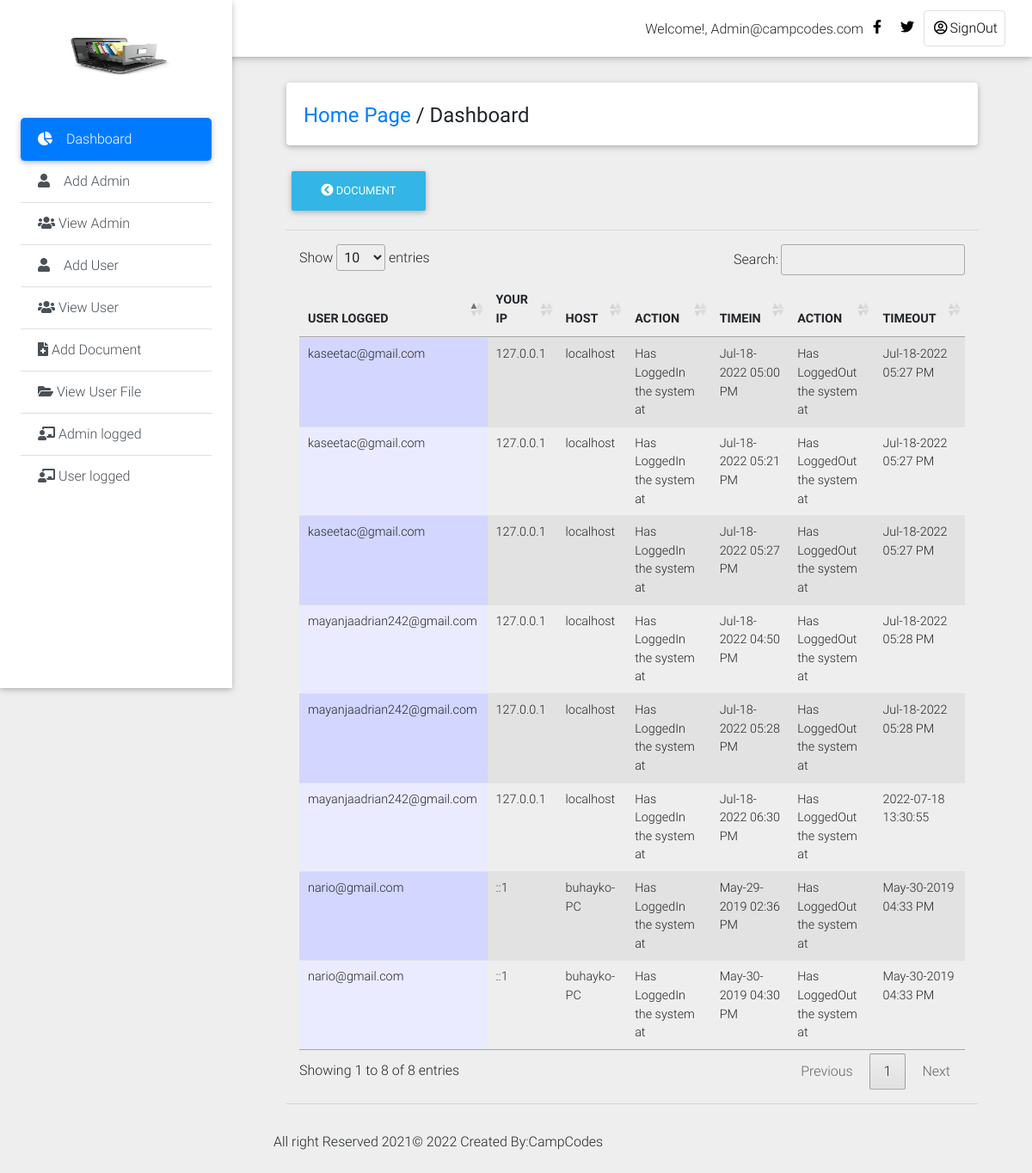
Screenshot of /Private_Dashboard/user_log.php (signed in) with the database file from the repository.
### tables this page shows
CREATE TABLE `history_log` (
  `log_id` int(11) NOT NULL,
  `id` int(11) NOT NULL,
  `email_address` text NOT NULL,
  `action` varchar(100) NOT NULL,
  `actions` varchar(200) NOT NULL DEFAULT 'Has LoggedOut the system at',
  `ip` text NOT NULL,
  `host` text NOT NULL,
  `login_time` varchar(200) NOT NULL DEFAULT current_timestamp(),
  `logout_time` varchar(200) NOT NULL DEFAULT current_timestamp()
);

### Private_Dashboard/user_log.php (the view, shortened to what this page needs)
<!DOCTYPE html>
<html lang="en">
<head>
  <link rel="stylesheet" href="https://use.fontawesome.com/releases/v5.8.1/css/all.css">
  <link href="css/bootstrap.min.css" rel="stylesheet">
  <link href="css/mdb.min.css" rel="stylesheet">
  <link href="css/style.min.css" rel="stylesheet">
    <link rel="stylesheet" type="text/css" href="medias/css/dataTable.css" />
</head>
<body class="grey lighten-3">
  <header>
    <nav class="navbar fixed-top navbar-expand-lg navbar-light white scrolling-navbar">
      <div class="container-fluid">
        <div class="collapse navbar-collapse" id="navbarSupportedContent">
            <?php
             require_once("include/connection.php");
               $id = mysqli_real_escape_string($conn,$_SESSION['admin_user']);
              $r = mysqli_query($conn,"SELECT * FROM admin_login where id = '$id'") or die (mysqli_error($con));
              $row = mysqli_fetch_array($r);
               $id=$row['admin_user'];
            ?>
          <ul class="navbar-nav nav-flex-icons">
                <li style="margin-top: 10px;">Welcome!,</font> <?php echo ucwords(htmlentities($id)); ?></li>
            <li class="nav-item">
              <a href="#" class="nav-link waves-effect" target="_blank">
                <i class="fab fa-facebook-f"></i>
              </a>
            </li>
            <li class="nav-item">
              <a href="#" class="nav-link waves-effect" target="_blank">
                <i class="fab fa-twitter"></i>
              </a>
            </li>
            <li class="nav-item">
              <a href="logout.php" class="nav-link border border-light rounded waves-effect">
               <i class="far fa-user-circle"></i>SignOut
              </a>
            </li>
          </ul>
        </div>
      </div>
    </nav>
    <div class="sidebar-fixed position-fixed">
      <a class="logo-wrapper waves-effect">
        <img src="img/images.jpg" width="150px" height="200px;" class="img-fluid" alt="">
      </a>
       <div class="list-group list-group-flush">
        <a href="dashboard.php" class="list-group-item active waves-effect">
          <i class="fas fa-chart-pie mr-3"></i>Dashboard
        </a>
         <a href="#" class="list-group-item list-group-item-action waves-effect"  data-toggle="modal" data-target="#modalRegisterForm">
          <i class="fas fa-user mr-3"></i>Add Admin</a>
            <a href="view_admin.php" class="list-group-item list-group-item-action waves-effect">
          <i class="fas fa-users"></i> View Admin</a>
        <a href="#" class="list-group-item list-group-item-action waves-effect" data-toggle="modal" data-target="#modalRegisterForm2">
          <i class="fas fa-user mr-3"></i>Add User</a>
           <a href="view_user.php" class="list-group-item list-group-item-action waves-effect">
          <i class="fas fa-users"></i>  View User</a>
        <a href="add_document.php" class="list-group-item list-group-item-action waves-effect">
          <i class="fas fa-file-medical"></i> Add Document</a>
        <a href="view_userfile.php" class="list-group-item list-group-item-action waves-effect">
          <i class="fas fa-folder-open"></i> View User File</a>
            <a href="admin_log.php" class="list-group-item list-group-item-action waves-effect">
          <i class="fas fa-chalkboard-teacher"></i> Admin logged</a>
              <a href="user_log.php" class="list-group-item list-group-item-action waves-effect">
          <i class="fas fa-chalkboard-teacher"></i> User logged</a>
      </div>
    </div>
  </header>
  <main class="pt-5 mx-lg-5">
    <div class="container-fluid mt-5">
      <div class="card mb-4 wow fadeIn">
        <div class="card-body d-sm-flex justify-content-between">
          <h4 class="mb-2 mb-sm-0 pt-1">
            <a href="dashboard.php">Home Page</a>
            <span>/</span>
            <span>Dashboard</span>
          </h4>
        </div>
      </div>
      <div class="">
    <a href="add_document.php"><button type="button" class="btn btn-info"><i class="fas fa-chevron-circle-left"></i>  Document</button></a>
    </div>
<hr>
 <div class="col-md-12">
  <table id="dtable" class = "table table-striped" style="">
     <thead>
    <th>USER LOGGED</th>
     <th>YOUR IP</th>
     <th>HOST</th>
     <th>ACTION</th>
     <th>TIMEIN</th>
     <th>ACTION</th>
     <th>TIMEOUT</th>
</thead>
<tbody>
    <tr>
        <?php
        require_once("include/connection.php");
      $query = mysqli_query($conn,"SELECT * from history_log") or die (mysqli_error($conn));
      while($file=mysqli_fetch_array($query)){
         $name =  $file['email_address'];
         $ip =  $file['ip'];
         $host =  $file['host'];
         $action =  $file['action'];
         $logintime =  $file['login_time'];
         $actions =  $file['actions'];
         $logouttime =  $file['logout_time'];
      ?>
      <td><?php echo $name; ?></td>
       <td><?php echo $ip; ?></td>
      <td><?php echo $host; ?></td>
      <td><?php echo $action; ?></td>
      <td><?php echo $logintime; ?></td>
      <td><?php echo $actions; ?></td>
      <td><?php echo $logouttime; ?></td>
    </tr>
<?php } ?>
</tbody>
   </table>
    </div>
    <hr></div>
    <div class="footer-copyright py-3">
  <p>All right Reserved 2021&copy; <?php echo date('Y');?> Created By:CampCodes</p>
    </div>
<link rel="stylesheet" type="text/css" href="https://cdn.datatables.net/1.10.9/css/jquery.dataTables.min.css"/>
<link rel="stylesheet" type="text/css" href="https://cdn.datatables.net/responsive/1.0.3/css/dataTables.responsive.css">
</body>
</html>

### Private_Dashboard/medias/css/dataTable.css (style rules this page uses)
.sorting_asc { background: url('../images/sort_asc.png') no-repeat center right; }
.sorting { background: url('../images/sort_both.png') no-repeat center right; }
tr.odd { background-color: #E2E4FF; }
tr.odd td.sorting_1 { background-color: #D3D6FF; }
tr.even td.sorting_1 { background-color: #EAEBFF; }

### rows the page displays
history_log: email_address "nario@gmail.com", ip "::1", host "buhayko-PC", action "Has LoggedIn the system at", login_time "May-29-2019 02:36 PM", actions "Has LoggedOut the system at", logout_time "May-30-2019 04:33 PM"
history_log: email_address "nario@gmail.com", ip "::1", host "buhayko-PC", action "Has LoggedIn the system at", login_time "May-30-2019 04:30 PM", actions "Has LoggedOut the system at", logout_time "May-30-2019 04:33 PM"
history_log: email_address "mayanjaadrian242@gmail.com", ip "127.0.0.1", host "localhost", action "Has LoggedIn the system at", login_time "Jul-18-2022 04:50 PM", actions "Has LoggedOut the system at", logout_time "Jul-18-2022 05:28 PM"
history_log: email_address "kaseetac@gmail.com", ip "127.0.0.1", host "localhost", action "Has LoggedIn the system at", login_time "Jul-18-2022 05:00 PM", actions "Has LoggedOut the system at", logout_time "Jul-18-2022 05:27 PM"
history_log: email_address "kaseetac@gmail.com", ip "127.0.0.1", host "localhost", action "Has LoggedIn the system at", login_time "Jul-18-2022 05:21 PM", actions "Has LoggedOut the system at", logout_time "Jul-18-2022 05:27 PM"
history_log: email_address "kaseetac@gmail.com", ip "127.0.0.1", host "localhost", action "Has LoggedIn the system at", login_time "Jul-18-2022 05:27 PM", actions "Has LoggedOut the system at", logout_time "Jul-18-2022 05:27 PM"
history_log: email_address "mayanjaadrian242@gmail.com", ip "127.0.0.1", host "localhost", action "Has LoggedIn the system at", login_time "Jul-18-2022 05:28 PM", actions "Has LoggedOut the system at", logout_time "Jul-18-2022 05:28 PM"
history_log: email_address "mayanjaadrian242@gmail.com", ip "127.0.0.1", host "localhost", action "Has LoggedIn the system at", login_time "Jul-18-2022 06:30 PM", actions "Has LoggedOut the system at", logout_time "2022-07-18 13:30:55"

### other values shown
$id "Admin@campcodes.com"
